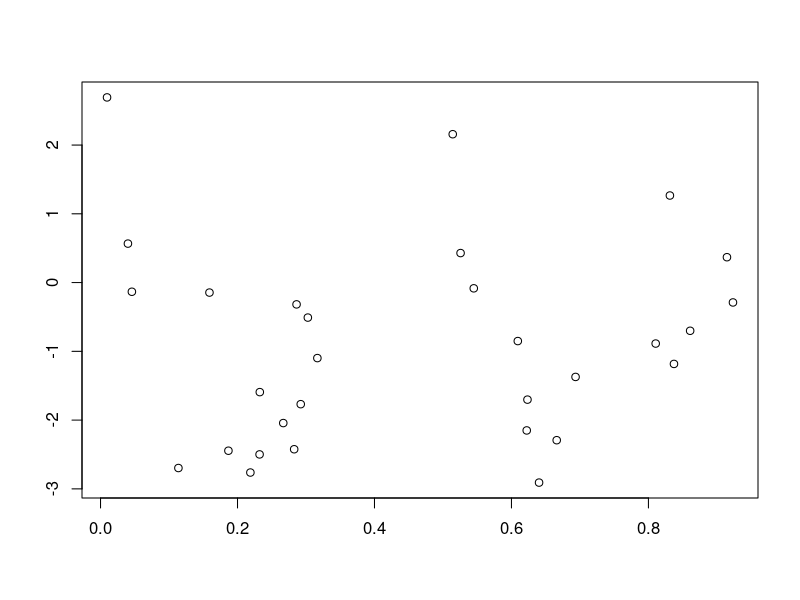
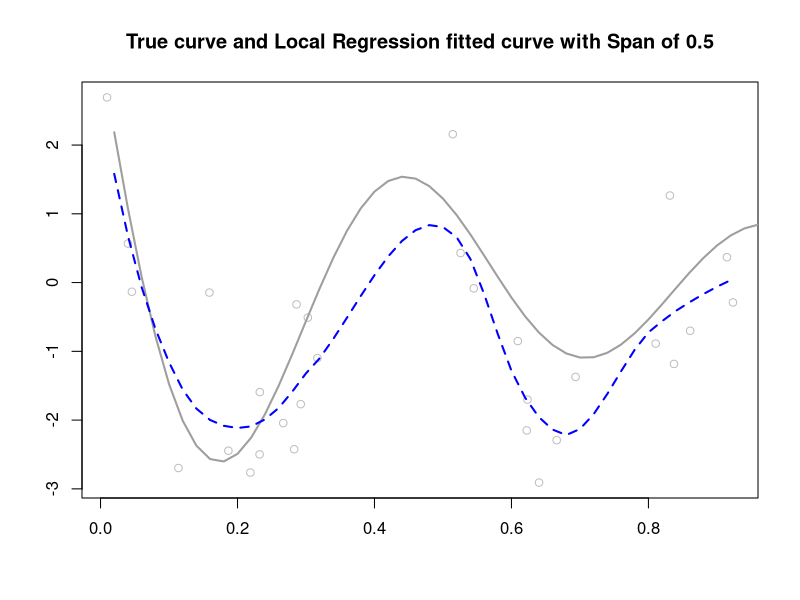

Write the R code that produced these figures, in order.
## ---- chunk 1
lo.lev <- function(x1, sp){
  # x1: feature vector of length n
  # sp: a value for "span"
  
  n = length(x1)
  
  S_mat = matrix(0,n,n)
  Id_mat = diag(n)
  
  #Fitted values
  for(i in 1:n){
    S_mat[,i] = predict(loess(Id_mat[,i] ~ x1, span = sp))
  }
  
  #leverage values are diagonals of S-lambda
  lev = diag(S_mat)
  
  return(lev)
}

onestep_CV <- function(x1, y1, sp){
  fit1 = loess(y1 ~ x1, span = sp)
  resid_vec = resid(fit1)
  S_vec = lo.lev(x1, sp)
  
  # LOO-CV
  cv = mean((resid_vec/(1-S_vec))^2)
  
  # GCV
  mean_lev = mean(S_vec)
  gcv = mean((resid_vec/(1-mean_lev))^2)
  
  return(list(cv = cv, gcv = gcv))
}

myCV <- function(x1, y1, span){
  # x1: feature vector of length n
  # y1: response vector of length n
  # span: a sequence of values for "span"
  
  m = length(span)
  cv = rep(0, m)
  gcv = rep(0, m)
  
  for(i in 1:m){
    tmp = onestep_CV(x1, y1, span[i])
    cv[i] = tmp$cv
    gcv[i] = tmp$gcv
  }
  return(list(cv = cv, gcv = gcv))
}
## ---- chunk 2
# Testing Function
mydata = read.csv(file = "Coding3_Data.csv")
dim(mydata)

plot(mydata$x, mydata$y, xlab="", ylab="")

span1 = seq(from = 0.2, by = 0.05, length = 15 )
cv.out = myCV(mydata$x, mydata$y, span1)

# Print Results
myout = data.frame(CV = cv.out$cv, 
                   GCV = cv.out$gcv, 
                   span = span1)
## ---- chunk 3
myout
## ---- chunk 4
myout$span[myout$GCV == min(myout$GCV)]

myout$span[myout$CV == min(myout$CV)]
## ---- chunk 5
# Plot The Fitted Curve
spangcv.min = myout$span[myout$GCV == min(myout$GCV)]
spancv.min = myout$span[myout$CV == min(myout$CV)]

plot(mydata$x, mydata$y, 
     xlab="", ylab="", 
     main = "True curve and Local Regression fitted curve with Span of 0.5",
     col="gray")
fx = 1:50/50;
fy = sin(12*(fx+0.2))/(fx+0.2)
lines(fx, fy, col=8, lwd=2)

f = loess(y ~ x, mydata, span = spangcv.min)
lines(fx, predict(f, data.frame(x = fx), surface = "direct"), 
      lty=2, lwd=2, col="blue")
